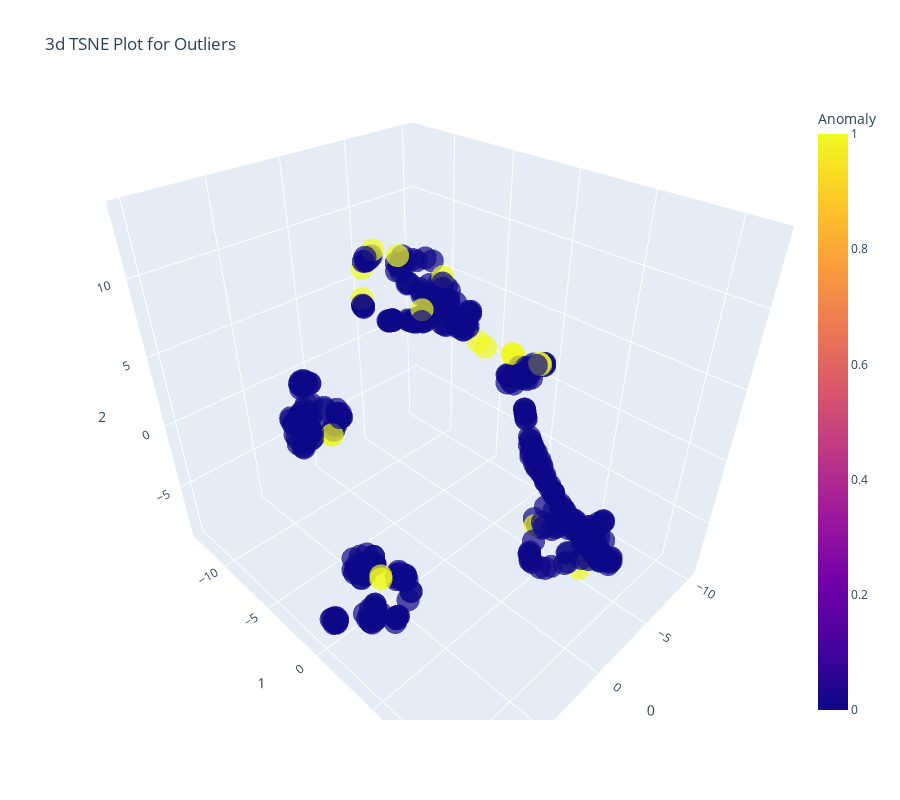

Source (notebook cell):
### Code cell
plot_model(total_models[2], plot='tsne')

### Figure 1 — Plotly figure (JSON) as saved in the notebook; plotly's stock layout.template omitted (floating-point values rounded to 4 significant figures; data arrays with more than 128 entries replaced by an {"elided": "..."} marker saying what was removed)
{"data": [{"customdata": {"elided": "434x1 int values"}, "hovertemplate": "0=%{x}<br>1=%{y}<br>2=%{z}<br>Feature=%{customdata[0]}<br>Anomaly=%{marker.color}<extra></extra>", "legendgroup": "", "marker": {"color": {"elided": "434 int values"}, "coloraxis": "coloraxis", "opacity": 0.7, "symbol": "circle"}, "mode": "markers", "name": "", "scene": "scene", "showlegend": false, "type": "scatter3d", "x": {"elided": "434 float values"}, "y": {"elided": "434 float values"}, "z": {"elided": "434 float values"}}], "layout": {"coloraxis": {"colorbar": {"title": {"text": "Anomaly"}}, "colorscale": [[0, "#0d0887"], [0.1111, "#46039f"], [0.2222, "#7201a8"], [0.3333, "#9c179e"], [0.4444, "#bd3786"], [0.5556, "#d8576b"], [0.6667, "#ed7953"], [0.7778, "#fb9f3a"], [0.8889, "#fdca26"], [1, "#f0f921"]]}, "height": 800, "legend": {"tracegroupgap": 0}, "scene": {"aspectmode": "auto", "aspectratio": {"x": 0.9045, "y": 1.107, "z": 0.9983}, "camera": {"center": {"x": 0, "y": 0, "z": 0}, "eye": {"x": 1.061, "y": 1.061, "z": 1.061}, "projection": {"type": "perspective"}, "up": {"x": 0, "y": 0, "z": 1}}, "domain": {"x": [0, 1], "y": [0, 1]}, "xaxis": {"title": {"text": "0"}, "type": "linear"}, "yaxis": {"title": {"text": "1"}, "type": "linear"}, "zaxis": {"title": {"text": "2"}, "type": "linear"}}, "title": {"text": "3d TSNE Plot for Outliers"}, "width": 900}}
